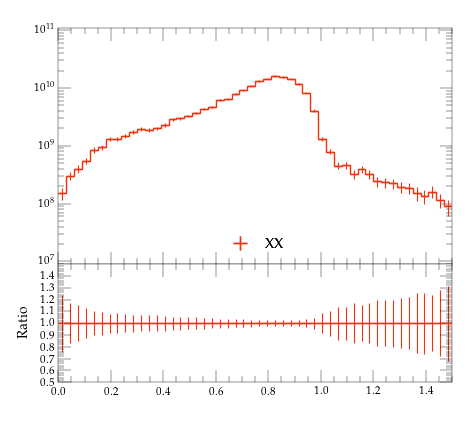

Recreate this plot in Python.
#! /usr/bin/env python

# This Python script was auto-generated using YODA v2.0.2.
# Analysis object: /MC_HFJETS_NOTNORM/ptfracB
# Timestamp: 29-07-2026 (15:50:41)

import matplotlib as mpl
import matplotlib.pyplot as plt
mpl.use('Agg') # comment out for interactive use
import os
import numpy as np

plotDir = os.path.split(os.path.realpath(__file__))[0]
if 'YODA_USER_PLOT_PATH' in globals():
    plot_outdir = globals()['YODA_USER_PLOT_PATH']
else:
    plot_outdir = plotDir

#plot style
plt.style.use(os.path.join(plotDir, '../default.mplstyle'))
# plot metadata
figW, figH = plt.rcParams['figure.figsize']
ax_xLabel = r''
ax_yLabel = r''
ax_title  = r''
ax_xScale = 'linear'
ax_yScale = 'log'
xLims = (0.0, 1.5)
yLims = (9000000.0, 110000000000.00002)

# TeX-friendly labels for the legend
labels = {
    'legend' : ([ r"XX" ], r""),
}

# Adjust canvas width and height
canvasW = 10.0
canvasH = 9.0
figW *= canvasW/10.
figH *= canvasH/9.

# Create figure and axis objects
fig, (ax, ratio0_ax) = plt.subplots(2, 1, sharex=True,
                  figsize=(figW,figH), gridspec_kw={'height_ratios': (6.0, 3.0)})

# Set figure margins
plt.subplots_adjust(
    left   = 1.0 * plt.rcParams['figure.subplot.left'],
    right  = 1.0 * plt.rcParams['figure.subplot.right'],
    top    = 1.0 * plt.rcParams['figure.subplot.top'],
    bottom = 1.0 * plt.rcParams['figure.subplot.bottom'])

ratio0_ax.yaxis.set_major_locator(mpl.ticker.MultipleLocator(0.1))
ratio0_ax.set_ylim(0.5, 1.4999)
ratio0_ax.set_ylabel('Ratio')

# the numerical data is stored in a separate file
dataf = dict()
prefix = os.path.split(__file__)[0]
if prefix:    prefix = prefix + '/'
exec(open(prefix+'ptfracB__data.py').read(), dataf)


legend_handles = dict() # keep track of handles for the legend

# style options for curves
# starts at zorder>=5 to draw curve on top of legend
styles = {
  'YYY': {
    'color' : '#EE3311',
    'linestyle' : '-',
    'linewidth' : 1,
    'marker' : 'none',
    'markersize' : 2,
    'capsize' : 0.0,
    'zorder' : 5,
    'histstyle' : 1,
    'drawstyle' : 'steps-pre',
    'xerrorbars' : 1,
    'yerrorbars' : 1,
    'fillcolor' : None,
    'fillopacity' : 1.0,
    'ratio0_linestyle' : '-',
    'ratio0_linewidth' : 1,
    'ratio0_marker' : 'none',
    'ratio0_markersize' : 2,
    'ratio0_capsize' : 0.0,
    'ratio0_zorder' : 5,
    'ratio0_histstyle' : 1,
    'ratio0_drawstyle' : 'steps-pre',
    'ratio0_xerrorbars' : 1,
    'ratio0_yerrorbars' : 1,
  },
}

# curve from input yoda files in main panel
for label, yvals in dataf['yvals'].items():
    if all(np.isnan(v) for v in dataf['yvals'][label]):
        continue
    tmp = None
    if styles[label]['histstyle']: # draw as histogram
        xpos = dataf['xedges'][label] if styles[label]['drawstyle'] else dataf['xpoints'][label]
        ypos = np.insert(yvals, 0, yvals[0]) if styles[label]['drawstyle'] else yvals
        if styles[label]['fillcolor']: # fill area below curve
            ax.fill_between(xpos, ypos, step='pre',
                            color=styles[label]['fillcolor'],
                            alpha=styles[label]['fillopacity'])
        tmp, = ax.plot(xpos, ypos,
                       color=styles[label]['color'],
                       linestyle=styles[label]['linestyle'],
                       linewidth=styles[label]['linewidth'],
                       drawstyle=styles[label]['drawstyle'], solid_joinstyle='miter',
                       zorder=styles[label]['zorder'], label=label)
    tmp = ax.errorbar(dataf['xpoints'][label], yvals,
                      xerr=np.array(dataf['xerrs'][label])*styles[label]['xerrorbars'],
                      yerr=np.array(dataf['yerrs'][label])*styles[label]['yerrorbars'],
                      fmt=styles[label]['marker'], capsize=styles[label]['capsize'],
                      markersize=styles[label]['markersize'],
                      ecolor=styles[label]['color'],
                      color=styles[label]['color'], zorder=styles[label]['zorder'])
    tmp[-1][0].set_linestyle(styles[label]['linestyle'])
    tmp[-1][0].set_linewidth(styles[label]['linewidth'])
    if label in dataf['add_legend_handle']:  legend_handles[label] = tmp
    for varLabel in dataf['variation_yvals'].keys():
        if varLabel.startswith(label):
            tmp, = ax.plot(dataf['xedges'][label], dataf['variation_yvals'][varLabel],
                           color=styles[label]['color'],
                           linestyle=styles[label]['linestyle'],
                           linewidth=styles[label]['linewidth'],
                           drawstyle='steps-pre', solid_joinstyle='miter',
                           zorder=styles[label]['zorder'], alpha=0.5)


# plots on ratio panel
# curve from input yoda files in ratio panel
for label, yvals in dataf['ratio0_yvals'].items():
    if all(np.isnan(v) for v in yvals):
        continue
    if styles[label]['ratio0_histstyle']: # plot as histogram
        xpos = dataf['xedges']['YYY'] if styles[label]['ratio0_drawstyle'] else dataf['xpoints']['YYY']
        ypos = np.insert(yvals, 0, yvals[0]) if styles[label]['ratio0_drawstyle'] else yvals
        ratio0_ax.plot(xpos, ypos,
                       color=styles[label]['color'],
                       linewidth=styles[label]['linewidth'],
                       linestyle=styles[label]['ratio0_linestyle'],
                       drawstyle=styles[label]['ratio0_drawstyle'], zorder=styles[label]['zorder'],
                       solid_joinstyle='miter')
    tmp = ratio0_ax.errorbar(dataf['xpoints']['YYY'], yvals,
                             xerr=np.array(dataf['ref_xerrs'])*styles[label]['ratio0_xerrorbars'],
                             yerr=np.array(dataf['ratio0_yerrs'][label])*styles[label]['ratio0_yerrorbars'],
                             fmt=styles[label]['ratio0_marker'], capsize=styles[label]['ratio0_capsize'],
                             markersize=styles[label]['ratio0_markersize'],
                             ecolor=styles[label]['color'],
                             color=styles[label]['color'])
    tmp[-1][0].set_linestyle(styles[label]['ratio0_linestyle'])
    tmp[-1][0].set_linewidth(styles[label]['ratio0_linewidth'])

    for varlabel in dataf['ratio0_variation_vals'].keys():
        if varlabel.startswith(label):
            ratio0_ax.plot(dataf['xedges']['YYY'],
                            dataf['ratio0_variation_vals'][varlabel],
                            color=styles[label]['color'],
                            linestyle=styles[label]['linestyle'],
                            linewidth=styles[label]['linewidth'],
                            drawstyle='steps-pre', solid_joinstyle='miter',
                            zorder=1, alpha=0.5)

legend_items = list(legend_handles.values())
ax.add_artist(ax.legend(legend_items,
                        labels['legend'][0],
                        title=labels['legend'][1],
                        alignment='left',
                        loc='lower center',
                        bbox_to_anchor=(0.5, 0.0)))

# set plot metadata as defined above
ratio0_ax.set_xlabel(ax_xLabel)
ratio0_ax.xaxis.set_label_coords(1., -0.15)
ax.set_ylabel(ax_yLabel, ha='right', va='top')
ax.yaxis.set_label_coords(-0.11, 1.0)
ax.set_title(ax_title, loc='left')
ax.set_xscale(ax_xScale)
ax.set_yscale(ax_yScale)
ax.set_xlim(xLims)
ax.set_ylim(yLims)

# tick formatting
plt.rcParams['xtick.top'] = True
plt.rcParams['ytick.right'] = True
ax.yaxis.set_major_locator(mpl.ticker.LogLocator(base=10.0, numticks=np.inf))
ax.yaxis.set_minor_locator(mpl.ticker.LogLocator(
                           base=10.0, subs=np.arange(0.1, 1, 0.1), numticks=np.inf))
fig.align_ylabels((ax, ratio0_ax))
plt.savefig(os.path.join(plot_outdir, 'ptfracB.pdf'), format='PDF')
plt.savefig(os.path.join(plot_outdir, 'ptfracB.png'), format='PNG')

plt.close(fig)
